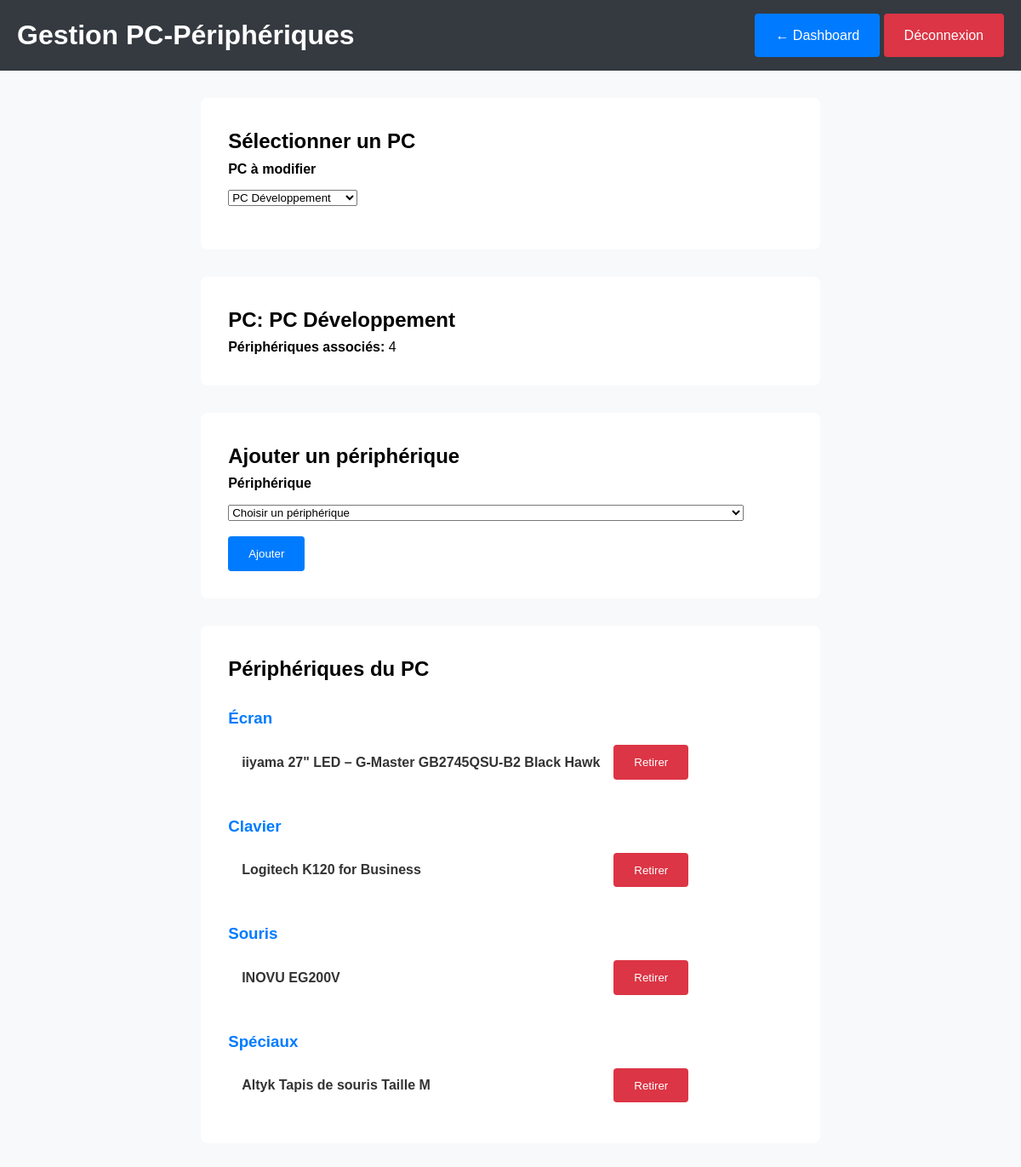
The app's page /admin/pc_peripheriques_admin.php?pc_id=66 (signed in) with its own data.
### tables this page shows
CREATE TABLE `pcs` (
  `id` int(11) NOT NULL AUTO_INCREMENT,
  `nom` varchar(100) NOT NULL,
  `prix` decimal(10,2) NOT NULL,
  `stock` int(11) DEFAULT 0,
  `actif` tinyint(1) DEFAULT 1,
  PRIMARY KEY (`id`)
);

CREATE TABLE `pc_peripheriques` (
  `id` int(11) NOT NULL AUTO_INCREMENT,
  `pc_id` int(11) NOT NULL,
  `peripherique_id` int(11) NOT NULL,
  PRIMARY KEY (`id`),
  UNIQUE KEY `unique_pc_peripherique` (`pc_id`,`peripherique_id`),
  KEY `peripherique_id` (`peripherique_id`),
  CONSTRAINT `pc_peripheriques_ibfk_1` FOREIGN KEY (`pc_id`) REFERENCES `pcs` (`id`) ON DELETE CASCADE,
  CONSTRAINT `pc_peripheriques_ibfk_2` FOREIGN KEY (`peripherique_id`) REFERENCES `peripheriques` (`id`) ON DELETE CASCADE
);

CREATE TABLE `peripheriques` (
  `id` int(11) NOT NULL AUTO_INCREMENT,
  `nom` varchar(255) NOT NULL,
  `type` enum('Écran','Clavier','Souris','Casque','Webcam','Spéciaux') NOT NULL,
  `quantite` int(11) DEFAULT 1,
  `created_at` timestamp NOT NULL DEFAULT current_timestamp(),
  PRIMARY KEY (`id`)
);

### admin/pc_peripheriques_admin.php (the view, shortened to what this page needs)
<?php
require_once '../config.php';
$pcs = $pdo->query("SELECT * FROM pcs ORDER BY nom")->fetchAll();
$selected_pc_id = $_GET['pc_id'] ?? null;
$pc_peripheriques = [];
$pc_info = null;
if ($selected_pc_id) {
    $stmt = $pdo->prepare("SELECT * FROM pcs WHERE id = ?");
    $stmt->execute([$selected_pc_id]);
    $pc_info = $stmt->fetch();
    $stmt = $pdo->prepare("
        SELECT p.*, pp.id as pc_peripherique_id
        FROM peripheriques p
        JOIN pc_peripheriques pp ON p.id = pp.peripherique_id
        WHERE pp.pc_id = ?
        ORDER BY p.type, p.nom
    ");
    $stmt->execute([$selected_pc_id]);
    $pc_peripheriques = $stmt->fetchAll();
}
?>
<!DOCTYPE html>
<html lang="fr" class="admin-page">
<head>
    <link rel="stylesheet" href="../assets/style.css">
</head>
<body>
    <header class="admin-header">
        <div class="container">
            <h1>Gestion PC-Périphériques</h1>
            <div>
                <a href="dashboard.php" class="admin-btn">← Dashboard</a>
                <a href="logout.php" class="admin-btn btn-danger">Déconnexion</a>
            </div>
        </div>
    </header>
    <div class="admin-container">
        <div class="form-section">
            <h2>Sélectionner un PC</h2>
            <form method="get">
                <div class="admin-form-group">
                    <label for="pc_id">PC à modifier</label>
                    <select id="pc_id" name="pc_id" onchange="this.form.submit()">
                        <?php foreach ($pcs as $pc): ?>
                            <option value="<?php echo $pc['id']; ?>" <?php echo $selected_pc_id == $pc['id'] ? 'selected' : ''; ?>>
                                <?php echo htmlspecialchars($pc['nom']); ?>
                            </option>
                        <?php endforeach; ?>
                    </select>
                </div>
            </form>
        </div>
        <?php if ($selected_pc_id && $pc_info): ?>
            <div class="form-section">
                <h2>PC: <?php echo htmlspecialchars($pc_info['nom']); ?></h2>
                <p><strong>Périphériques associés:</strong> <?php echo count($pc_peripheriques); ?></p>
            </div>
            <div class="form-section">
                <h2>Ajouter un périphérique</h2>
                <form method="post">
                    <div class="admin-form-group">
                        <label for="peripherique_id">Périphérique</label>
                        <select id="peripherique_id" name="peripherique_id" required>
                            <option value="">Choisir un périphérique</option>
                        </select>
                    </div>
                    <button type="submit" class="admin-btn">Ajouter</button>
                </form>
            </div>
            <div class="pc-list">
                <h2>Périphériques du PC</h2>
                <?php if ($pc_peripheriques): ?>
                    <?php
                    $current_type = '';
                    foreach ($pc_peripheriques as $periph):
                        if ($current_type !== $periph['type']):
                            if ($current_type !== '') echo '</div>';
                            $current_type = $periph['type'];
                            echo '<h3 style="margin-top: 1.5rem; color: #007bff;">' . htmlspecialchars($current_type) . '</h3>';
                            echo '<div style="margin-left: 1rem;">';
                        endif;
                    ?>
                    <div class="pc-item" style="grid-template-columns: 2fr 1fr;">
                        <div class="pc-name"><?php echo htmlspecialchars($periph['nom']); ?></div>
                        <div>
                            <form method="post" style="display: inline;">
                                <button type="submit" class="admin-btn btn-danger" onclick="return confirm('Retirer ?')">Retirer</button>
                            </form>
                        </div>
                    </div>
                    <?php endforeach; ?>
                    </div>
                <?php else: ?>
                    <p>Aucun périphérique associé.</p>
                <?php endif; ?>
            </div>
        <?php endif; ?>
    </div>
</body>
</html>

### assets/style.css (style rules this page uses)
* { margin: 0; padding: 0; box-sizing: border-box; }
body { font-family: Arial, sans-serif; line-height: 1.6; min-height: 100vh; display: flex; flex-direction: column; }
.container { max-width: 1200px; margin: 0 auto; padding: 0 20px; }
header { background: #333; color: white; padding: 1rem 0; }
body { font-family: Arial, sans-serif; }
.admin-page body { font-family: Arial, sans-serif; margin: 0; background: #f8f9fa; }
.admin-header { background: #343a40; color: white; padding: 1rem 0; }
.admin-header .container { max-width: 1200px; margin: 0 auto; padding: 0 20px; display: flex; justify-content: space-between; align-items: center; }
.admin-container { max-width: 1200px; margin: 0 auto; padding: 2rem 20px; }
.admin-btn { padding: 0.8rem 1.5rem; background: #007bff; color: white; border: none; border-radius: 4px; cursor: pointer; text-decoration: none; display: inline-block; }
.btn-danger { background: #dc3545; }
.form-section { background: white; padding: 2rem; border-radius: 8px; margin-bottom: 2rem; }
.admin-form-group { margin-bottom: 1rem; }
.admin-form-group label { display: block; margin-bottom: 0.5rem; font-weight: bold; }
.pc-list, .actualites-list, .messages-list { background: white; padding: 2rem; border-radius: 8px; }
.pc-item { border-bottom: 1px solid #eee; padding: 1rem 0; display: grid; grid-template-columns: 2fr 1fr 1fr 1fr; gap: 1rem; align-items: center; }
.pc-item:last-child { border-bottom: none; }
.pc-name { font-weight: bold; color: #333; }

### records on screen
pcs: nom "PC Développement"
pc_peripheriques: peripherique.type "Écran", peripherique.nom "iiyama 27\" LED – G-Master GB2745QSU-B2 Black Hawk"
pc_peripheriques: peripherique.type "Clavier", peripherique.nom "Logitech K120 for Business"
pc_peripheriques: peripherique.type "Souris", peripherique.nom "INOVU EG200V"
pc_peripheriques: peripherique.type "Spéciaux", peripherique.nom "Altyk Tapis de souris Taille M"

### other values on screen
count($pc_peripheriques) "4"
form field pc_id "PC Développement"
